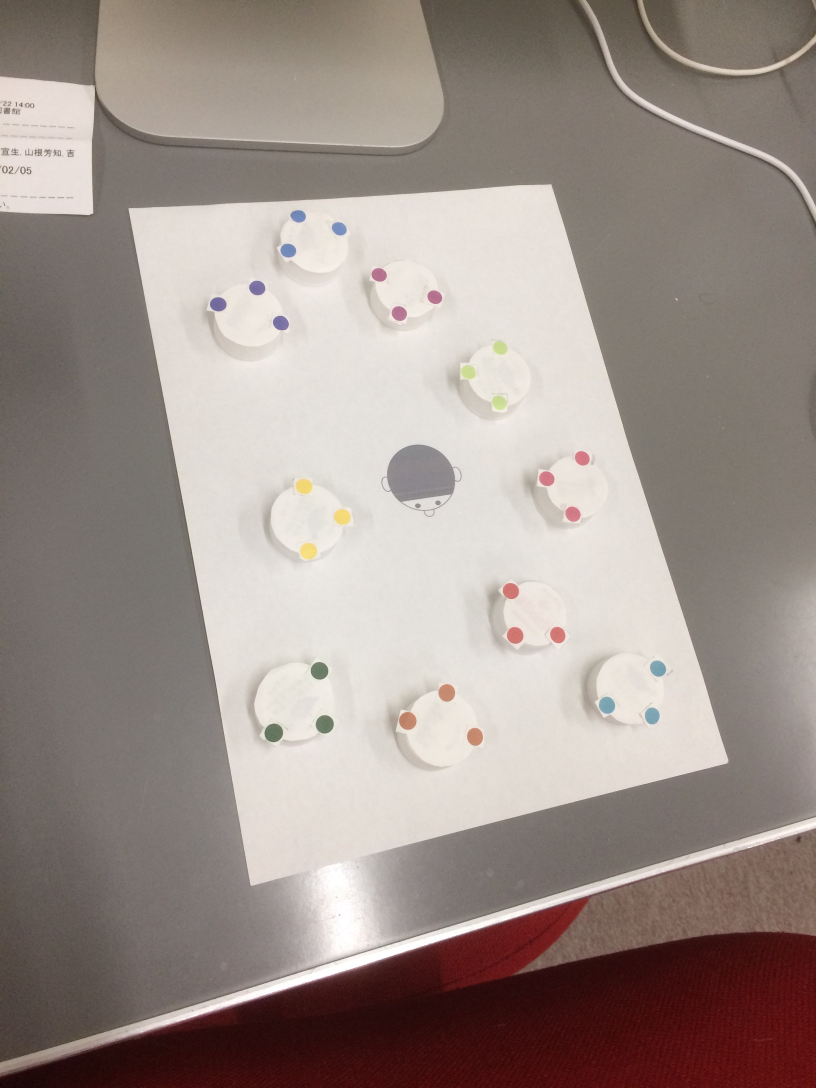
#> input picture reserch/img/IMG_3540.jpg, 2448 x 3264 px (shown at 1/3 size)
$ python psp.py reserch/img/IMG_3540.jpg   (Python 2 division)
#> lines starting #> are read from the running program, lines starting #| are printed output that depends on the picture; after the words box and inside, x2 and y2 are one past the last pixel; in counts of white or black regions, pixels touching at a corner belong together
# coding:utf-8
import cv2
import numpy as np
import sys
import os
#import findcolor


# 画像の読み込み
imgName = sys.argv

if len(imgName)<=1:
   print "[Error] ファイルを指定してください.\n使用方法: 'python test.py <FilePath>'"
   exit()

path = imgName[1]

if not os.path.isfile(path):
   print "[Error] ファイル '"+imgName[1]+"' は存在しません."
   exit()

imgO = cv2.imread(path)
#> imgO is the input picture: shape (3264, 2448, 3); mean B, G, R 138.5, 144.7, 156.9

#imgO = cv2.imread('/Users/OkuRyuji/sendforapp/reserch/img/IMG_3540.jpg')


# 読み込んだ画像のリサイズ
img = cv2.resize(imgO, (2000, 3000))
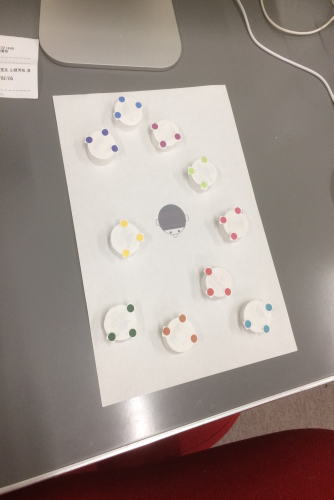
#> img: shape (3000, 2000, 3) (shown at 1/6 size); mean B, G, R 138.4, 144.6, 156.8
imgO  = img


# BGR空間からHSV空間に変換
img_hsv = cv2.cvtColor(img, cv2.COLOR_BGR2HSV)
#> img_hsv: shape (3000, 2000, 3); mean H, S, V 18.3, 43.3, 157


# 画像内の白色部分を抽出
lower_w = np.array([0,0,170], np.uint8)
upper_w = np.array([255,255,255], np.uint8)
img_w = cv2.inRange(img_hsv, lower_w, upper_w)
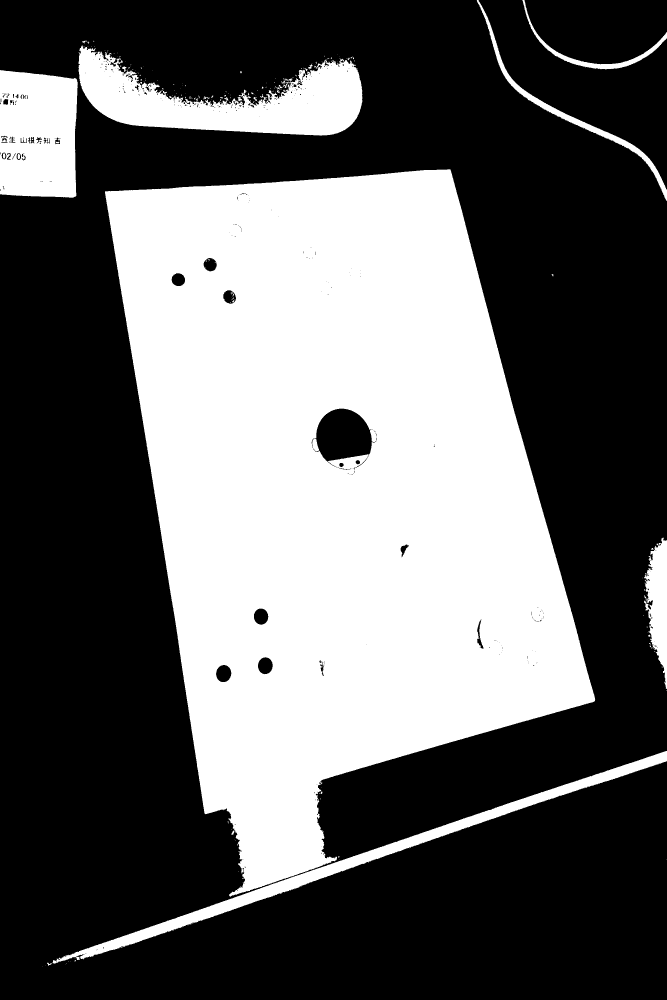
#> img_w: shape (3000, 2000) (shown at 1/3 size); 38.4% white; 237 white regions (195 under 20 px), largest, box (x1, y1, x2, y2) and area: (315, 508, 1786, 2690) 2011313, (235, 136, 1087, 407) 112666, (0, 210, 233, 593) 81028


#cv2.imwrite('/Users/OkuRyuji/sendforapp/reserch/white.png', img_w)

# グレースケール画像からRGB画像に変換
img_rgb = cv2.cvtColor(img_w, cv2.COLOR_GRAY2RGB)


# ノイズを除去
kernel = np.ones((9,9), np.uint8)
img_rem = cv2.morphologyEx(img_rgb, cv2.MORPH_OPEN, kernel)
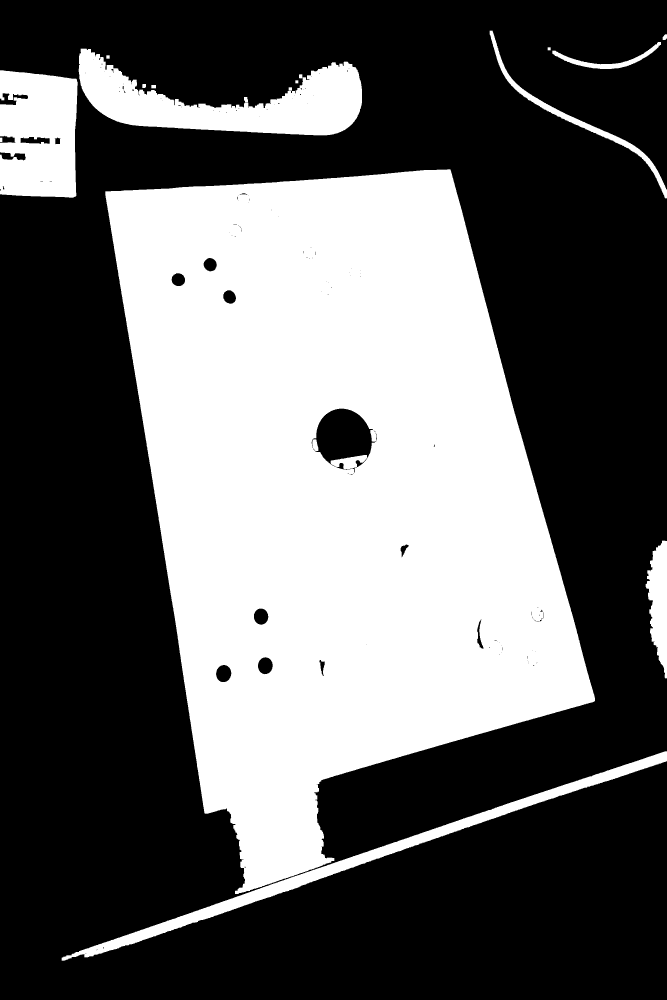
#> img_rem: shape (3000, 2000, 3) (shown at 1/3 size); 38% white; 17 white regions, largest, box (x1, y1, x2, y2) and area: (316, 508, 1785, 2682) 2009565, (236, 146, 1086, 406) 103533, (0, 211, 233, 593) 78416
img_rem = cv2.morphologyEx(img_rgb, cv2.MORPH_CLOSE, kernel)
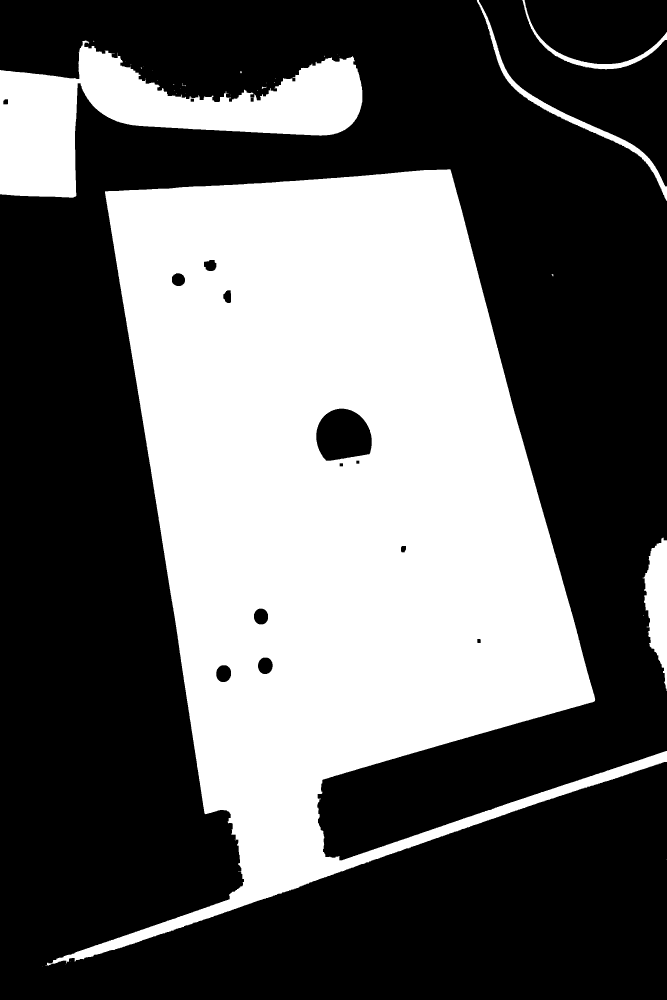
#> img_rem: shape (3000, 2000, 3) (shown at 1/3 size); 38.7% white; 39 white regions (30 under 20 px), largest, box (x1, y1, x2, y2) and area: (136, 508, 2000, 2897) 2074036, (0, 121, 1087, 593) 207425, (1928, 1613, 2000, 2073) 19585


# 白黒を反転
img_rev = 255 - img_rem

#cv2.imwrite('/Users/OkuRyuji/sendforapp/reserch/rev.png', img_rem)


# 輪郭を検出
lower_gray = np.array([0],np.uint8)
upper_gray = np.array([128], np.uint8)
img_gray = cv2.inRange(img_rev, lower_gray, upper_gray)
#> img_gray: shape (3000, 2000); 38.7% white; 39 white regions (30 under 20 px)
contours, _ = cv2.findContours(img_gray,cv2.RETR_TREE,cv2.CHAIN_APPROX_SIMPLE)
#> contours = 53 contours, 33 with area under 20; largest, box (x1, y1, x2, y2) and area: (136, 508, 2000, 2897) 2098368, (0, 121, 1087, 593) 205844, (948, 1225, 1116, 1383) 20817, (1928, 1613, 2000, 2073) 19056, (1430, 0, 2000, 602) 11946


# 検出された輪郭の最大面積を検出する
max_area_contour = -1
max_area = 0

for contour in contours:
    area=cv2.contourArea(contour)
    if(max_area < area):
        max_area = area
        max_area_contour = contour
#> this loop made 53 passes
#> (area, max_area) on passes 7, 9: (19055.5, 19055.5), (2098368.5, 2098368.5)
#> after the loop, max_area = 2098368.5; max_area_contour = contour of 4300 points, box (x1, y1, x2, y2) (136, 508, 2000, 2897), area 2098368

cont = [max_area_contour]
#> cont = 1 contour; box (x1, y1, x2, y2) and area: (136, 508, 2000, 2897) 2098368

# 近似した画像を出力したいときは以下をコメントアウト
cv2.drawContours(imgO, max_area_contour, -1, (255, 128, 0), 36)
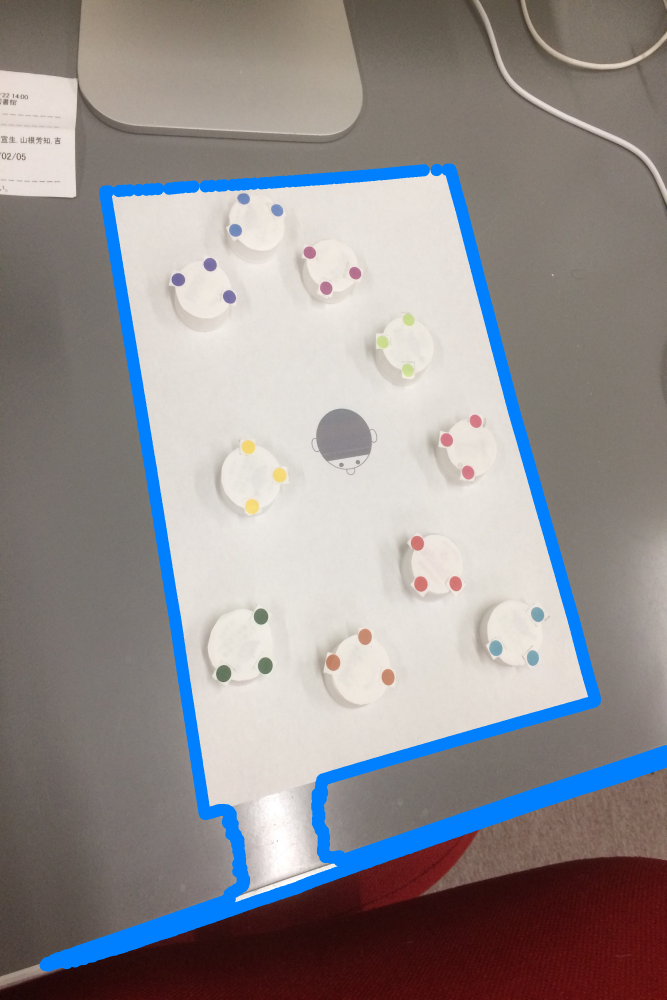
#> imgO: shape (3000, 2000, 3) (shown at 1/3 size); mean B, G, R 143.9, 142.7, 147


# 輪郭を近似する
epsln = 0.01 * cv2.arcLength(max_area_contour,True)
#> epsln = 105.4
approx = cv2.approxPolyDP(max_area_contour,epsln,True)
#> approx = [[1350, 508], [315, 574], [732, 2645], [136, 2895], [1999, 2285], [968, 2555], [968, 2338], [1785, 2098]]
#print(approx)

# 近似した画像を出力したいときは以下の３行をコメントアウト
if len(approx) ==4:
   cv2.drawContours(img, [approx], -1, (0, 0, 255), 36)
   cv2.imwrite('/Users/OkuRyuji/sendforapp/reserch/grid/failed1.png',img)
   # [23 lines of commented-out code are left out]

$ run again, with reserch/img/IMG_3522.JPG copied over reserch/img/IMG_3540.jpg
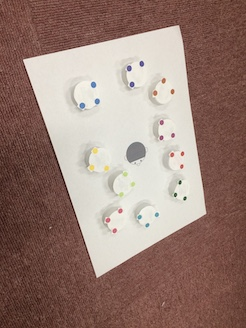
#> input picture reserch/img/IMG_3522.JPG, 246 x 328 px
#> imgO is the input picture: shape (328, 246, 3); mean B, G, R 117.8, 127, 152.5
#> img_hsv: shape (3000, 2000, 3); mean H, S, V 12.7, 74.8, 152.6
#> `img_w = cv2.inRange(img_hsv, lower_w, upper_w)`:
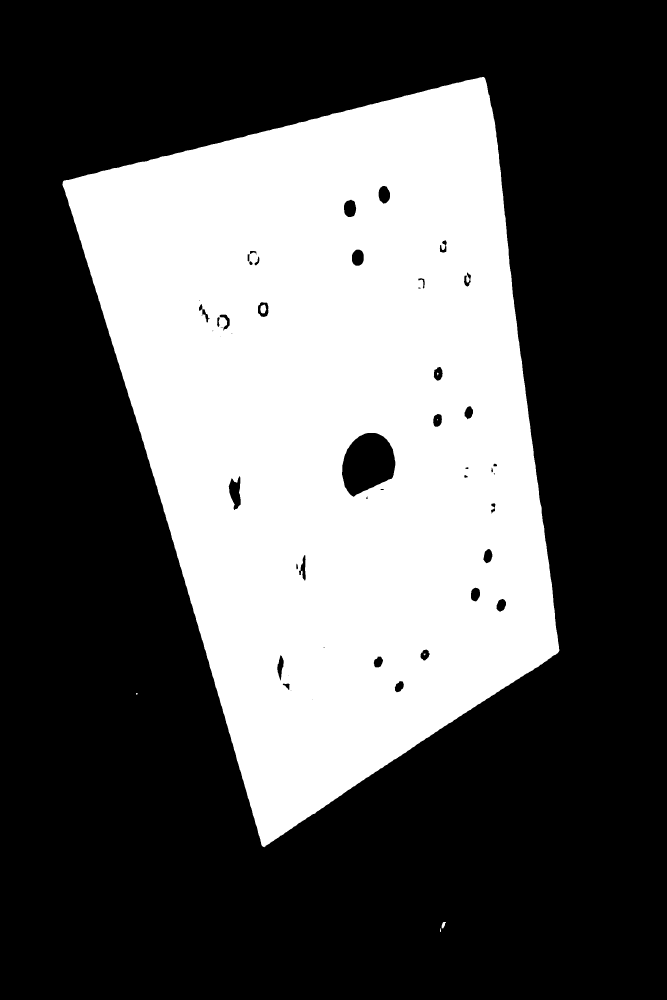
#> img_w: shape (3000, 2000) (shown at 1/3 size); 35.8% white; 8 white regions (1 under 20 px), largest, box (x1, y1, x2, y2) and area: (187, 231, 1678, 2542) 2149292, (781, 913, 799, 940) 356, (1325, 2766, 1338, 2785) 148
#> img_rev: shape (3000, 2000, 3); 64.1% white; 6 black regions (1 under 20 px), largest, box (x1, y1, x2, y2) and area: (187, 231, 1678, 2542) 2154303, (1325, 2766, 1338, 2785) 149, (1320, 2785, 1324, 2796) 29, (1311, 1118, 1316, 1126) 26, (408, 2079, 413, 2085) 20
#> img_gray: shape (3000, 2000); 35.9% white; 6 white regions (1 under 20 px)
#> contours = 27 contours, 4 with area under 20; largest, box (x1, y1, x2, y2) and area: (187, 231, 1678, 2542) 2187773, (1025, 1298, 1187, 1489) 22402, (686, 1441, 723, 1527) 2187, (1031, 600, 1069, 652) 1564, (1055, 748, 1092, 798) 1461
#> the loop `for contour in contours:` made 27 passes
#> (area, max_area) on passes 2, 4: (124.5, 124.5), (2187773, 2187773)
#> after the loop `for contour in contours:`: max_area = 2187773; max_area_contour = contour of 2847 points, box (x1, y1, x2, y2) (187, 231, 1678, 2542), area 2187773
#> cont = 1 contour; box (x1, y1, x2, y2) and area: (187, 231, 1678, 2542) 2187773
#> imgO: shape (3000, 2000, 3)
#> epsln = 65.92
#> approx = [[1451, 231], [188, 547], [792, 2541], [1677, 1952]]
#> `cv2.drawContours(img, [approx], -1, (0, 0, 255), 36)`:
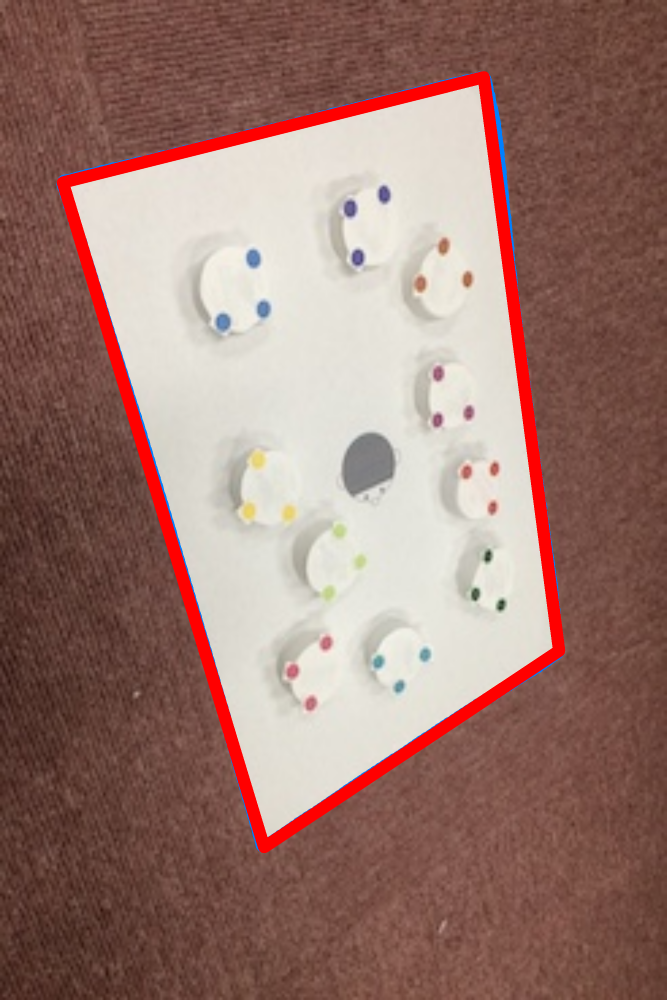
#> img: shape (3000, 2000, 3) (shown at 1/3 size); mean B, G, R 112.7, 121.2, 155.1

$ run again, with reserch/img/IMG_3554.jpg copied over reserch/img/IMG_3540.jpg
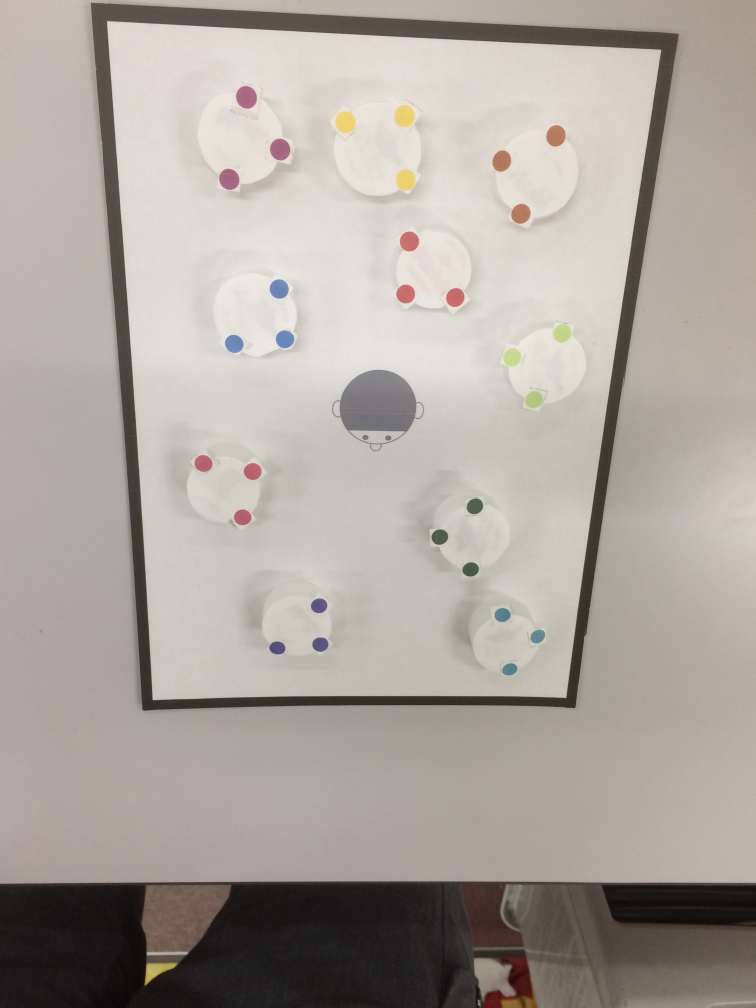
#> input picture reserch/img/IMG_3554.jpg, 2266 x 3024 px (shown at 1/3 size)
#> imgO is the input picture: shape (3024, 2266, 3); mean B, G, R 158.4, 165, 172.2
#> img_hsv: shape (3000, 2000, 3); mean H, S, V 20.7, 24.2, 172.3
#> `img_w = cv2.inRange(img_hsv, lower_w, upper_w)`:
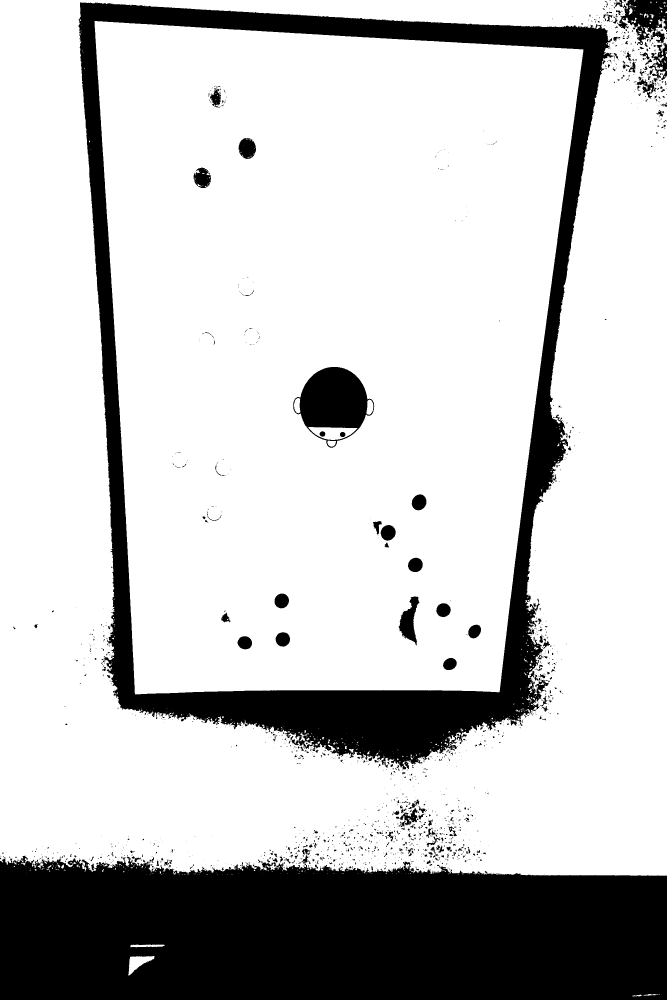
#> img_w: shape (3000, 2000) (shown at 1/3 size); 77.9% white; 1774 black regions (1468 under 20 px), largest, box (x1, y1, x2, y2) and area: (0, 2567, 2000, 3000) 778684, (235, 7, 1840, 2308) 453426, (880, 1101, 1123, 1343) 32255
#> img_rev: shape (3000, 2000, 3); 21.1% white; 42 white regions, largest, box (x1, y1, x2, y2) and area: (0, 2584, 2000, 3000) 768803, (239, 8, 1827, 2290) 433016, (899, 1101, 1102, 1284) 31057
#> img_gray: shape (3000, 2000); 78.9% white; 42 black regions
#> contours = 127 contours, 78 with area under 20; largest, box (x1, y1, x2, y2) and area: (0, 0, 2000, 2627) 5214496, (238, 7, 1828, 2291) 2947521, (283, 63, 1750, 2083) 2506452, (898, 1100, 1103, 1285) 31358, (1198, 1789, 1257, 1925) 4362
#> the loop `for contour in contours:` made 127 passes
#> (area, max_area) on passes 1, 2, 41: (168.5, 168.5), (2045, 2045), (5214496.5, 5214496.5)
#> after the loop `for contour in contours:`: max_area = 5214496.5; max_area_contour = contour of 846 points, box (x1, y1, x2, y2) (0, 0, 2000, 2627), area 5214496
#> cont = 1 contour; box (x1, y1, x2, y2) and area: (0, 0, 2000, 2627) 5214496
#> imgO: shape (3000, 2000, 3)
#> epsln = 103.9
#> approx = [[0, 0], [0, 2583], [1999, 2626], [1999, 50]]
#> `cv2.drawContours(img, [approx], -1, (0, 0, 255), 36)`:
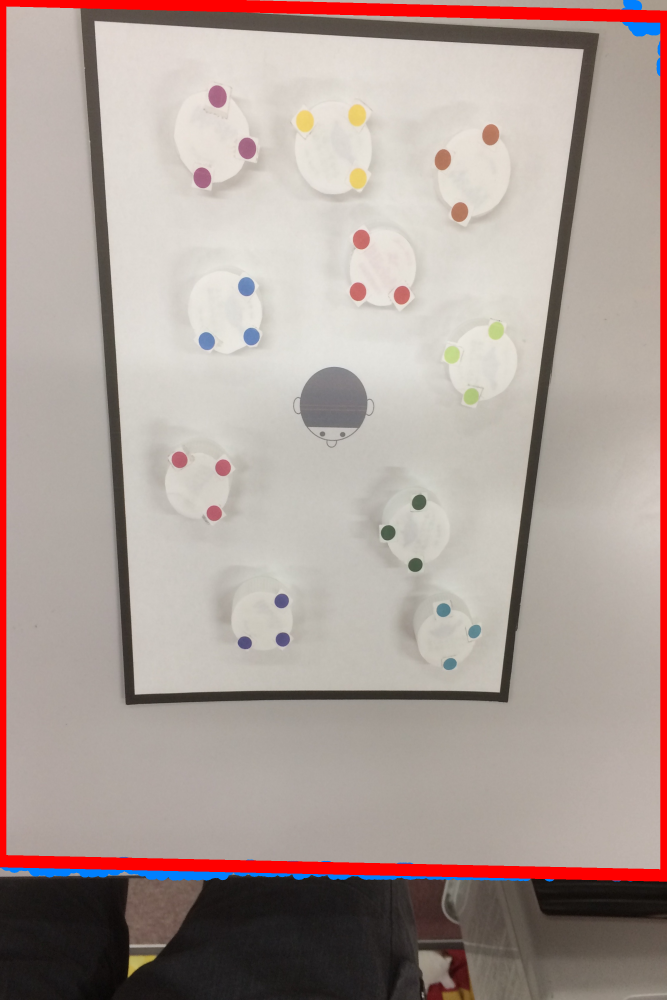
#> img: shape (3000, 2000, 3) (shown at 1/3 size); mean B, G, R 152.7, 158.5, 174.7
